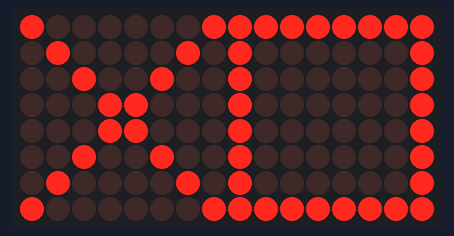
The sketch below on a simulated Arduino Uno, built with avr-gcc and run on an emulated ATmega328P. Shown: 16×8 LED matrix.

Above: at 0.1 s.

The sketch:

thethingv4.ino
```cpp
#include <MD_MAX72xx.h>
#include <SPI.h>

// Hardware type and number of devices
#define HARDWARE_TYPE MD_MAX72XX::FC16_HW
#define MAX_DEVICES 2

// Software SPI pin definitions
#define DATA_PIN 12  // DIN
#define CS_PIN   10  // CS
#define CLK_PIN  11  // CLK

// Initialize display with software SPI
MD_MAX72XX mx = MD_MAX72XX(HARDWARE_TYPE, DATA_PIN, CLK_PIN, CS_PIN, MAX_DEVICES);

void setup() {
  mx.begin();
  mx.control(MD_MAX72XX::INTENSITY, 1);
  mx.clear();

  // ==== Display 0: Square border ====
  uint8_t d0 = 0;  // left display
  for (uint8_t col = 0; col < 8; col++) {
    mx.setPoint(d0 * 8 + 0, col, true);   // Top row
    mx.setPoint(d0 * 8 + 7, col, true);   // Bottom row
  }
  for (uint8_t row = 1; row < 7; row++) {
    mx.setPoint(row, d0 * 8 + 0, true);   // Left column
    mx.setPoint(row, d0 * 8 + 7, true);   // Right column
  }

  // ==== Display 1: X ====
  uint8_t d1 = 1;  // right display
  for (uint8_t i = 0; i < 8; i++) {
    mx.setPoint(i, d1 * 8 + i, true);          // Top-left to bottom-right
    mx.setPoint(i, d1 * 8 + (7 - i), true);    // Top-right to bottom-left
  }
}

void loop() {
  // Static graphics, nothing here
}
```
